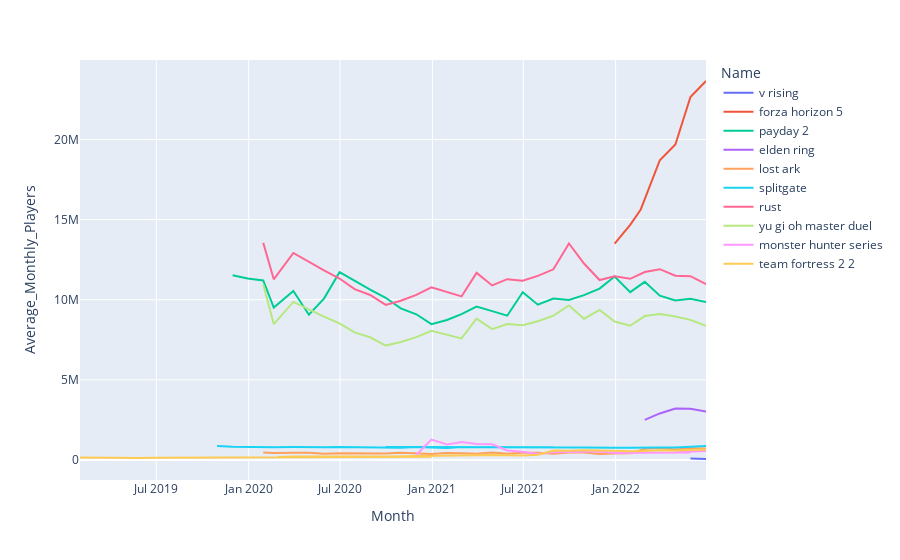

Write notebook code for a chart like this one.
### Code cell
fig = px.line(game_player_count_df, x="Month", y="Average_Monthly_Players", color='Name')
fig.show()
